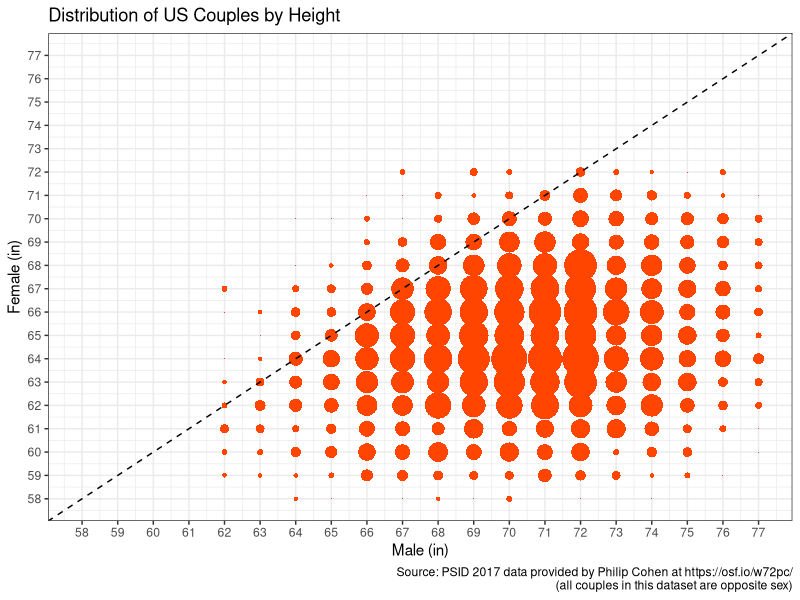
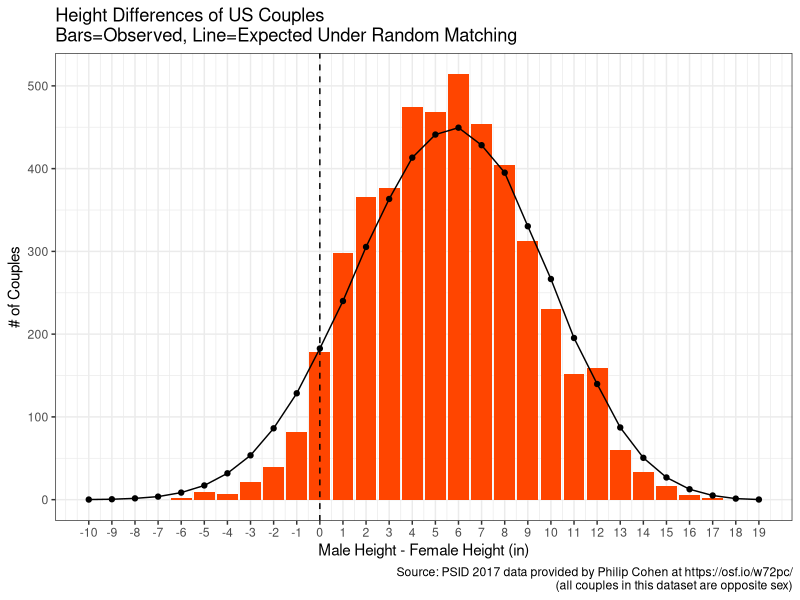
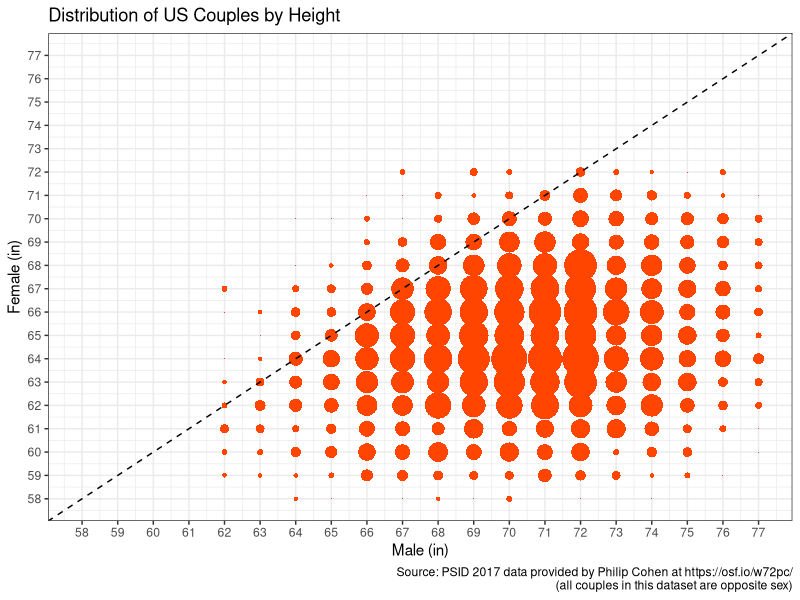
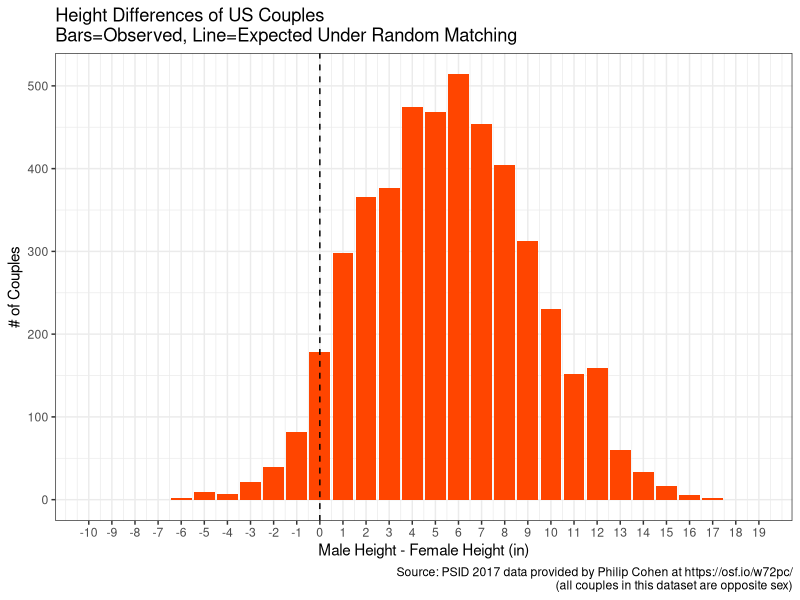

Write R code to recreate these figures, in order.
# couples heights from Philip Cohen 4 Nov 2019

library(tidyverse)
library(haven)

D = read_dta('couple-height.dta') %>%
      select(rinch,sinch) %>%
      group_by(rinch,sinch) %>%
      summarize(n=n())


this_caption = 'Source: PSID 2017 data provided by Philip Cohen at https://osf.io/w72pc/\n(all couples in this dataset are opposite sex)'

G =
  ggplot( data=D, 
          aes(x=rinch, y=sinch, size=n)) +
  geom_point(shape=16, color='orangered', alpha=1) +
  scale_size_continuous(range=c(0,12)) +
  geom_abline(intercept=0, slope=1, lty=2) +
  scale_y_continuous(breaks=58:77, limits=c(58,77)) +
  scale_x_continuous(breaks=58:77, limits=c(58,77)) +
  labs(title='Distribution of US Couples by Height',
       x='Male (in)', y='Female (in)',
       caption=this_caption) +
  guides(color=FALSE, shape=FALSE,size=FALSE) +
  theme_bw()


print(G)  

ggsave(plot=G, filename='couple-height.png',
         height=8,width=8,units='in',dpi=300)


## diffs

df = D %>%
         mutate(ht_diff = rinch-sinch) %>%
         group_by(ht_diff) %>%
         summarize(n=sum(n))

G = ggplot(df) +
      aes(x=ht_diff, y=n) +
      geom_bar(stat='identity', fill='orangered', color=NA) +
      scale_x_continuous(breaks=seq(-10, 19,1), limits = c(-10,19)) +
      geom_vline(xintercept=0,lty=2) +
      labs(title='Height Differences of US Couples\nBars=Observed, Line=Expected Under Random Matching',
           x='Male Height - Female Height (in)', y='# of Couples',
           caption=this_caption) +
      theme_bw()
  

# calculate expected counts under random matching of spouses
L = tapply( D$n, list(D$rinch,D$sinch),sum)
L[is.na(L)] = 0

P = prop.table(L)

Pstar = outer( rowSums(P), colSums(P), '*')

hm = as.numeric(rownames(L))
hf = as.numeric(colnames(L))



expected_count = tapply(Pstar, outer(hm,hf,'-'), sum) * sum(D$n)

tmp = data.frame(ht_diff = as.numeric(names(expected_count)),
                 n = expected_count)

G + geom_point(data=tmp) +
    geom_line(data=tmp)

ggsave(plot=G, filename='couple-height-diffs.png',
       height=8,width=8,units='in',dpi=300)
